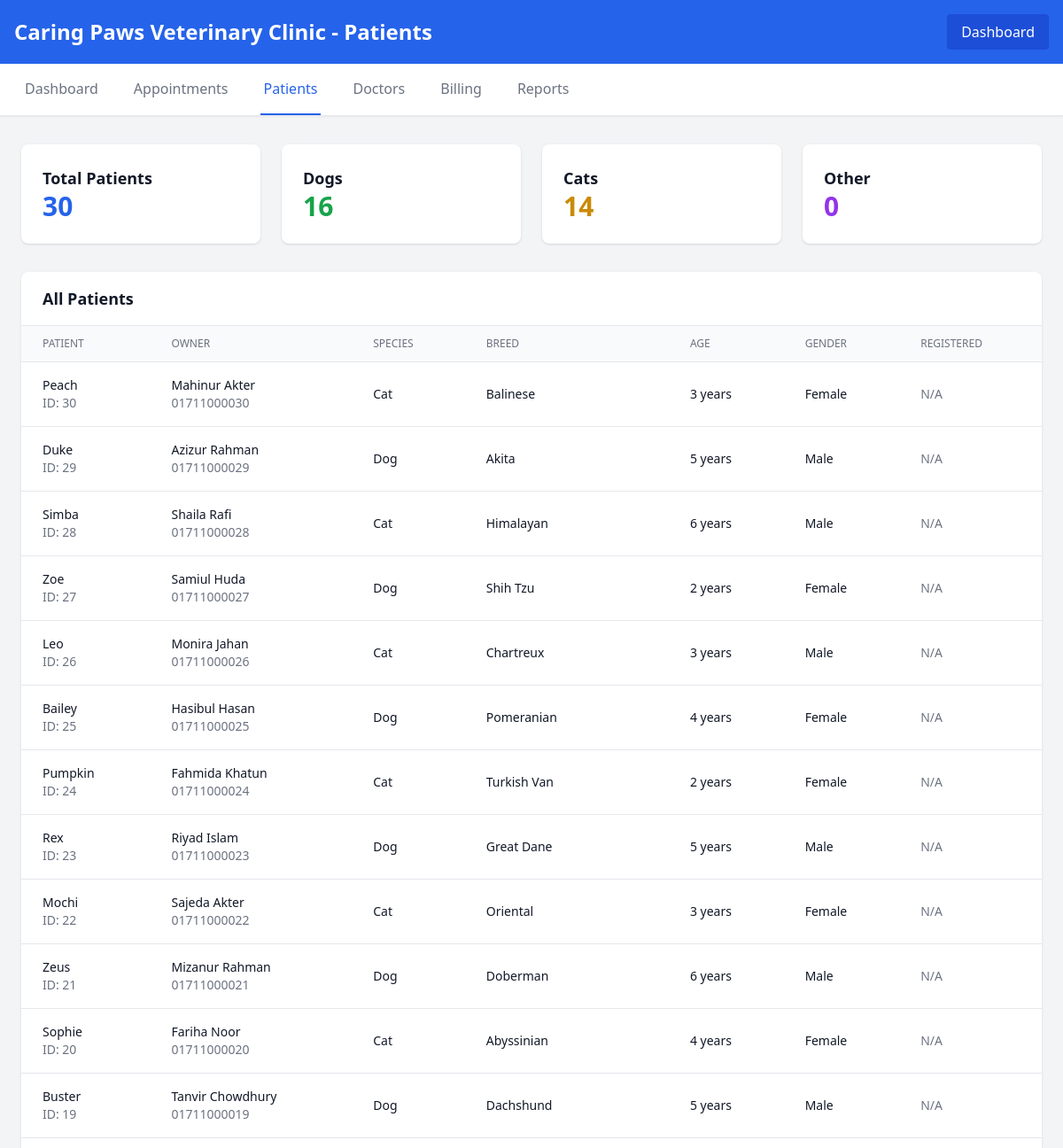
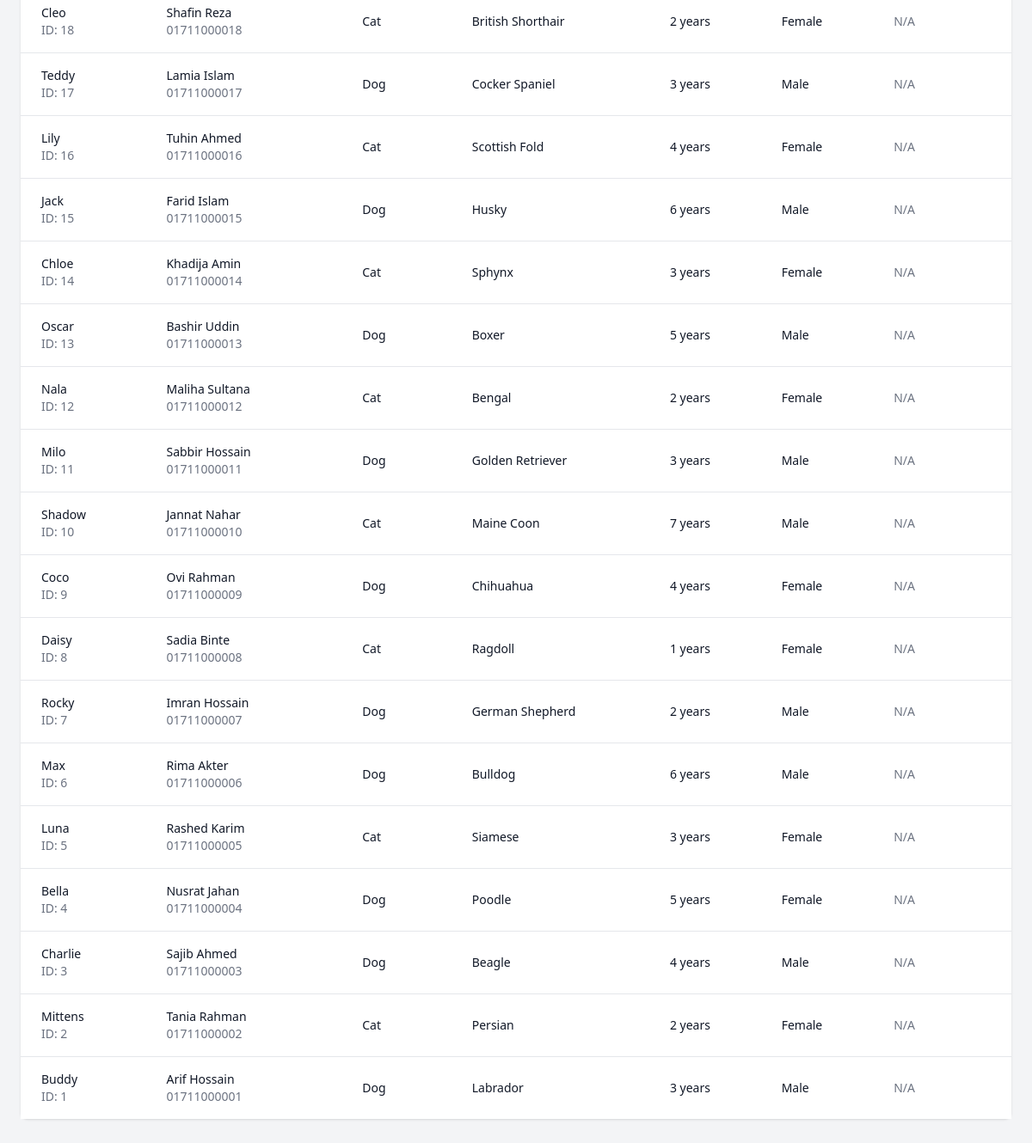
The page /staff_member/patients.php (signed in) on the database its author committed (2 pictures, top to bottom).
### tables this page shows
CREATE TABLE `patients` (
  `patient_id` int(11) NOT NULL,
  `owner_id` int(11) DEFAULT NULL,
  `animal_name` varchar(100) DEFAULT NULL,
  `species` varchar(50) DEFAULT NULL,
  `breed` varchar(100) DEFAULT NULL,
  `age` int(11) DEFAULT NULL,
  `gender` enum('Male','Female') DEFAULT NULL
);

CREATE TABLE `users` (
  `user_id` int(11) NOT NULL,
  `name` varchar(100) DEFAULT NULL,
  `email` varchar(100) DEFAULT NULL,
  `phone` varchar(20) DEFAULT NULL,
  `password` varchar(255) DEFAULT NULL,
  `address` text DEFAULT NULL
);

### staff_member/patients.php (the view, shortened to what this page needs)
<?php
$clinic_name = "Caring Paws Veterinary Clinic";
require_once '../config.php';
$patients = [];
try {
    $result = $pdo->query("DESCRIBE patients");
    $patient_columns = $result->fetchAll(PDO::FETCH_COLUMN);
    $order_by = in_array('created_at', $patient_columns) ? 'p.created_at DESC' : 'p.patient_id DESC';
    $patients = $pdo->query("
        SELECT p.*, u.name as owner_name, u.phone as owner_phone
        FROM patients p
        JOIN users u ON p.owner_id = u.user_id
        ORDER BY $order_by
    ")->fetchAll(PDO::FETCH_ASSOC);
} catch(PDOException $e) {
    $error_message = "Database error: " . $e->getMessage();
}
?>
<!DOCTYPE html>
<html lang="en">
<head>
    <script src="https://cdn.tailwindcss.com"></script>
</head>
<body class="bg-gray-100">
    <header class="bg-blue-600 text-white p-4">
        <div class="max-w-7xl mx-auto flex justify-between items-center">
            <h1 class="text-2xl font-bold"><?php echo $clinic_name; ?> - Patients</h1>
            <a href="dashboard.php" class="bg-blue-700 px-4 py-2 rounded">Dashboard</a>
        </div>
    </header>
    <nav class="bg-white shadow-sm border-b">
        <div class="max-w-7xl mx-auto px-6">
            <div class="flex space-x-8">
                <a href="dashboard.php" class="text-gray-500 hover:text-blue-600 py-4 px-1 font-medium">Dashboard</a>
                <a href="appointments.php" class="text-gray-500 hover:text-blue-600 py-4 px-1 font-medium">Appointments</a>
                <a href="patients.php" class="border-b-2 border-blue-600 text-blue-600 py-4 px-1 font-medium">Patients</a>
                <a href="doctors.php" class="text-gray-500 hover:text-blue-600 py-4 px-1 font-medium">Doctors</a>
                <a href="billing.php" class="text-gray-500 hover:text-blue-600 py-4 px-1 font-medium">Billing</a>
                <a href="reports.php" class="text-gray-500 hover:text-blue-600 py-4 px-1 font-medium">Reports</a>
            </div>
        </div>
    </nav>
    <main class="max-w-7xl mx-auto px-6 py-8">
        <div class="grid grid-cols-1 md:grid-cols-4 gap-6 mb-8">
            <div class="bg-white rounded-lg shadow p-6">
                <h3 class="text-lg font-semibold text-gray-900">Total Patients</h3>
                <p class="text-3xl font-bold text-blue-600"><?php echo count($patients); ?></p>
            </div>
            <div class="bg-white rounded-lg shadow p-6">
                <h3 class="text-lg font-semibold text-gray-900">Dogs</h3>
                <p class="text-3xl font-bold text-green-600">
                    <?php echo count(array_filter($patients, function($p) { return ($p['species'] ?? '') === 'Dog'; })); ?>
                </p>
            </div>
            <div class="bg-white rounded-lg shadow p-6">
                <h3 class="text-lg font-semibold text-gray-900">Cats</h3>
                <p class="text-3xl font-bold text-yellow-600">
                    <?php echo count(array_filter($patients, function($p) { return ($p['species'] ?? '') === 'Cat'; })); ?>
                </p>
            </div>
            <div class="bg-white rounded-lg shadow p-6">
                <h3 class="text-lg font-semibold text-gray-900">Other</h3>
                <p class="text-3xl font-bold text-purple-600">
                    <?php echo count(array_filter($patients, function($p) {
                        $species = $p['species'] ?? '';
                        return $species !== 'Dog' && $species !== 'Cat';
                    })); ?>
                </p>
            </div>
        </div>
        <div class="bg-white rounded-lg shadow">
            <div class="px-6 py-4 border-b border-gray-200">
                <h3 class="text-lg font-semibold text-gray-900">All Patients</h3>
            </div>
            <div class="overflow-x-auto">
                <table class="min-w-full divide-y divide-gray-200">
                    <thead class="bg-gray-50">
                        <tr>
                            <th class="px-6 py-3 text-left text-xs font-medium text-gray-500 uppercase">Patient</th>
                            <th class="px-6 py-3 text-left text-xs font-medium text-gray-500 uppercase">Owner</th>
                            <th class="px-6 py-3 text-left text-xs font-medium text-gray-500 uppercase">Species</th>
                            <th class="px-6 py-3 text-left text-xs font-medium text-gray-500 uppercase">Breed</th>
                            <th class="px-6 py-3 text-left text-xs font-medium text-gray-500 uppercase">Age</th>
                            <th class="px-6 py-3 text-left text-xs font-medium text-gray-500 uppercase">Gender</th>
                            <th class="px-6 py-3 text-left text-xs font-medium text-gray-500 uppercase">Registered</th>
                        </tr>
                    </thead>
                    <tbody class="bg-white divide-y divide-gray-200">
                        <?php foreach($patients as $patient): ?>
                            <tr class="hover:bg-gray-50">
                                <td class="px-6 py-4 whitespace-nowrap">
                                    <div class="text-sm font-medium text-gray-900">
                                        <?php echo htmlspecialchars($patient['animal_name'] ?? 'Unknown'); ?>
                                    </div>
                                    <div class="text-sm text-gray-500">
                                        ID: <?php echo htmlspecialchars($patient['patient_id'] ?? 'N/A'); ?>
                                    </div>
                                </td>
                                <td class="px-6 py-4 whitespace-nowrap">
                                    <div class="text-sm text-gray-900">
                                        <?php echo htmlspecialchars($patient['owner_name'] ?? 'Unknown'); ?>
                                    </div>
                                    <div class="text-sm text-gray-500">
                                        <?php echo htmlspecialchars($patient['owner_phone'] ?? 'N/A'); ?>
                                    </div>
                                </td>
                                <td class="px-6 py-4 whitespace-nowrap text-sm text-gray-900">
                                    <?php echo htmlspecialchars($patient['species'] ?? 'Unknown'); ?>
                                </td>
                                <td class="px-6 py-4 whitespace-nowrap text-sm text-gray-900">
                                    <?php echo htmlspecialchars($patient['breed'] ?? 'Unknown'); ?>
                                </td>
                                <td class="px-6 py-4 whitespace-nowrap text-sm text-gray-900">
                                    <?php echo htmlspecialchars($patient['age'] ?? 'Unknown'); ?> years
                                </td>
                                <td class="px-6 py-4 whitespace-nowrap text-sm text-gray-900">
                                    <?php echo htmlspecialchars($patient['gender'] ?? 'Unknown'); ?>
                                </td>
                                <td class="px-6 py-4 whitespace-nowrap text-sm text-gray-500">
                                    <?php
                                    if (isset($patient['created_at'])) {
                                        echo date('M j, Y', strtotime($patient['created_at']));
                                    } else {
                                        echo 'N/A';
                                    }
                                    ?>
                                </td>
                            </tr>
                        <?php endforeach; ?>
                    </tbody>
                </table>
            </div>
        </div>
    </main>
</body>
</html>

### rows shown on the page
patients: animal_name "Peach", patient_id "30", owner.name "Mahinur Akter", owner.phone "01711000030", species "Cat", breed "Balinese", age "3", gender "Female"
patients: animal_name "Duke", patient_id "29", owner.name "Azizur Rahman", owner.phone "01711000029", species "Dog", breed "Akita", age "5", gender "Male"
patients: animal_name "Simba", patient_id "28", owner.name "Shaila Rafi", owner.phone "01711000028", species "Cat", breed "Himalayan", age "6", gender "Male"
patients: animal_name "Zoe", patient_id "27", owner.name "Samiul Huda", owner.phone "01711000027", species "Dog", breed "Shih Tzu", age "2", gender "Female"
patients: animal_name "Leo", patient_id "26", owner.name "Monira Jahan", owner.phone "01711000026", species "Cat", breed "Chartreux", age "3", gender "Male"
patients: animal_name "Bailey", patient_id "25", owner.name "Hasibul Hasan", owner.phone "01711000025", species "Dog", breed "Pomeranian", age "4", gender "Female"
patients: animal_name "Pumpkin", patient_id "24", owner.name "Fahmida Khatun", owner.phone "01711000024", species "Cat", breed "Turkish Van", age "2", gender "Female"
patients: animal_name "Rex", patient_id "23", owner.name "Riyad Islam", owner.phone "01711000023", species "Dog", breed "Great Dane", age "5", gender "Male"
patients: animal_name "Mochi", patient_id "22", owner.name "Sajeda Akter", owner.phone "01711000022", species "Cat", breed "Oriental", age "3", gender "Female"
patients: animal_name "Zeus", patient_id "21", owner.name "Mizanur Rahman", owner.phone "01711000021", species "Dog", breed "Doberman", age "6", gender "Male"
patients: animal_name "Sophie", patient_id "20", owner.name "Fariha Noor", owner.phone "01711000020", species "Cat", breed "Abyssinian", age "4", gender "Female"
patients: animal_name "Buster", patient_id "19", owner.name "Tanvir Chowdhury", owner.phone "01711000019", species "Dog", breed "Dachshund", age "5", gender "Male"
patients: animal_name "Cleo", patient_id "18", owner.name "Shafin Reza", owner.phone "01711000018", species "Cat", breed "British Shorthair", age "2", gender "Female"
patients: animal_name "Teddy", patient_id "17", owner.name "Lamia Islam", owner.phone "01711000017", species "Dog", breed "Cocker Spaniel", age "3", gender "Male"
patients: animal_name "Lily", patient_id "16", owner.name "Tuhin Ahmed", owner.phone "01711000016", species "Cat", breed "Scottish Fold", age "4", gender "Female"
patients: animal_name "Jack", patient_id "15", owner.name "Farid Islam", owner.phone "01711000015", species "Dog", breed "Husky", age "6", gender "Male"
patients: animal_name "Chloe", patient_id "14", owner.name "Khadija Amin", owner.phone "01711000014", species "Cat", breed "Sphynx", age "3", gender "Female"
patients: animal_name "Oscar", patient_id "13", owner.name "Bashir Uddin", owner.phone "01711000013", species "Dog", breed "Boxer", age "5", gender "Male"
patients: animal_name "Nala", patient_id "12", owner.name "Maliha Sultana", owner.phone "01711000012", species "Cat", breed "Bengal", age "2", gender "Female"
patients: animal_name "Milo", patient_id "11", owner.name "Sabbir Hossain", owner.phone "01711000011", species "Dog", breed "Golden Retriever", age "3", gender "Male"
patients: animal_name "Shadow", patient_id "10", owner.name "Jannat Nahar", owner.phone "01711000010", species "Cat", breed "Maine Coon", age "7", gender "Male"
patients: animal_name "Coco", patient_id "9", owner.name "Ovi Rahman", owner.phone "01711000009", species "Dog", breed "Chihuahua", age "4", gender "Female"
patients: animal_name "Daisy", patient_id "8", owner.name "Sadia Binte", owner.phone "01711000008", species "Cat", breed "Ragdoll", age "1", gender "Female"
patients: animal_name "Rocky", patient_id "7", owner.name "Imran Hossain", owner.phone "01711000007", species "Dog", breed "German Shepherd", age "2", gender "Male"
patients: animal_name "Max", patient_id "6", owner.name "Rima Akter", owner.phone "01711000006", species "Dog", breed "Bulldog", age "6", gender "Male"
patients: animal_name "Luna", patient_id "5", owner.name "Rashed Karim", owner.phone "01711000005", species "Cat", breed "Siamese", age "3", gender "Female"
patients: animal_name "Bella", patient_id "4", owner.name "Nusrat Jahan", owner.phone "01711000004", species "Dog", breed "Poodle", age "5", gender "Female"
patients: animal_name "Charlie", patient_id "3", owner.name "Sajib Ahmed", owner.phone "01711000003", species "Dog", breed "Beagle", age "4", gender "Male"
patients: animal_name "Mittens", patient_id "2", owner.name "Tania Rahman", owner.phone "01711000002", species "Cat", breed "Persian", age "2", gender "Female"
patients: animal_name "Buddy", patient_id "1", owner.name "Arif Hossain", owner.phone "01711000001", species "Dog", breed "Labrador", age "3", gender "Male"

### other values the page prints
$clinic_name "Caring Paws Veterinary Clinic"
count($patients) "30"
